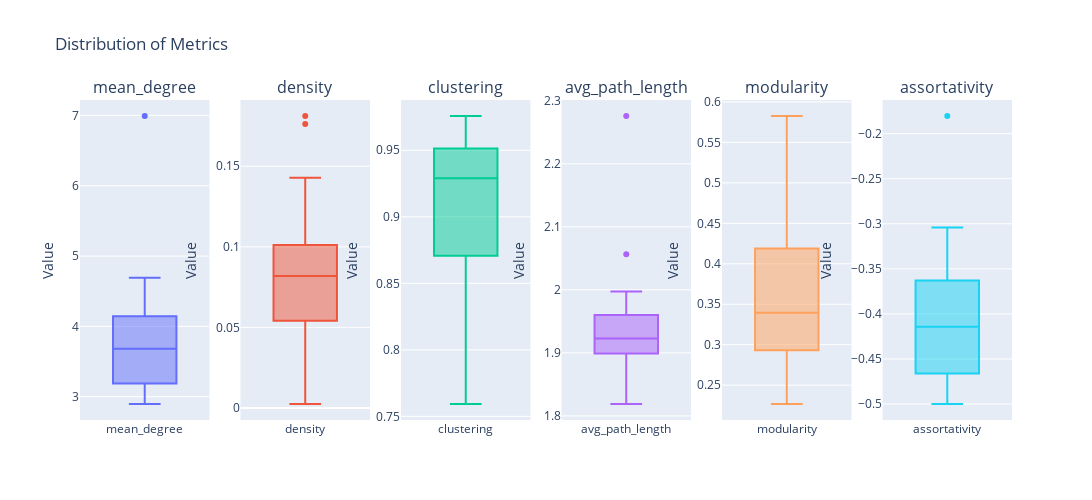

Source (notebook cell):
### Code cell
plot_component_metrics(
    components, 
    metrics_list=[
        "mean_degree", 
        "density", 
        "clustering", 
        "avg_path_length", 
        "modularity",
        "assortativity"
        ]
)

### Figure 1 — Plotly figure (JSON) as saved in the notebook; plotly's stock layout.template omitted (floating-point values rounded to 4 significant figures)
{"data": [{"name": "mean_degree", "type": "box", "xaxis": "x", "y": [4.294, 4.021, 6.992, 3.262, 4.124, 3.133, 4.517, 3.088, 3.782, 3.245, 4.692, 3.727, 3.636, 4.048, 3.062, 3.419, 2.897, 4.167, 3.0, 3.524], "yaxis": "y"}, {"name": "density", "type": "box", "xaxis": "x2", "y": [0.002495, 0.007155, 0.05549, 0.02696, 0.04296, 0.05311, 0.07925, 0.05514, 0.07003, 0.06241, 0.09201, 0.08668, 0.08457, 0.09872, 0.09879, 0.114, 0.1034, 0.1812, 0.1429, 0.1762], "yaxis": "y2"}, {"name": "clustering", "type": "box", "xaxis": "x3", "y": [0.8808, 0.7687, 0.8237, 0.9758, 0.8607, 0.967, 0.7593, 0.9536, 0.9473, 0.9615, 0.9462, 0.9464, 0.9085, 0.8906, 0.9491, 0.8834, 0.9668, 0.9469, 0.9117, 0.8297], "yaxis": "y3"}, {"name": "avg_path_length", "type": "box", "xaxis": "x4", "y": [1.998, 1.993, 1.945, 1.973, 2.276, 1.947, 2.056, 1.945, 1.93, 1.938, 1.908, 1.913, 1.915, 1.901, 1.901, 1.886, 1.897, 1.819, 1.857, 1.824], "yaxis": "y4"}, {"name": "modularity", "type": "box", "xaxis": "x5", "y": [0.5214, 0.454, 0.5826, 0.323, 0.4285, 0.2859, 0.3233, 0.2694, 0.408, 0.3114, 0.4744, 0.4001, 0.3726, 0.4091, 0.2638, 0.3113, 0.2268, 0.3558, 0.2369, 0.3006], "yaxis": "y5"}, {"name": "assortativity", "type": "box", "xaxis": "x6", "y": [-0.304, -0.3312, -0.1804, -0.4403, -0.4391, -0.4636, -0.4951, -0.4697, -0.3763, -0.4452, -0.3381, -0.3771, -0.3829, -0.3495, -0.4685, -0.4157, -0.5, -0.4129, -0.4748, -0.3925], "yaxis": "y6"}], "layout": {"annotations": [{"font": {"size": 16}, "showarrow": false, "text": "mean_degree", "x": 0.06944, "xanchor": "center", "xref": "paper", "y": 1, "yanchor": "bottom", "yref": "paper"}, {"font": {"size": 16}, "showarrow": false, "text": "density", "x": 0.2417, "xanchor": "center", "xref": "paper", "y": 1, "yanchor": "bottom", "yref": "paper"}, {"font": {"size": 16}, "showarrow": false, "text": "clustering", "x": 0.4139, "xanchor": "center", "xref": "paper", "y": 1, "yanchor": "bottom", "yref": "paper"}, {"font": {"size": 16}, "showarrow": false, "text": "avg_path_length", "x": 0.5861, "xanchor": "center", "xref": "paper", "y": 1, "yanchor": "bottom", "yref": "paper"}, {"font": {"size": 16}, "showarrow": false, "text": "modularity", "x": 0.7583, "xanchor": "center", "xref": "paper", "y": 1, "yanchor": "bottom", "yref": "paper"}, {"font": {"size": 16}, "showarrow": false, "text": "assortativity", "x": 0.9306, "xanchor": "center", "xref": "paper", "y": 1, "yanchor": "bottom", "yref": "paper"}], "height": 500, "showlegend": false, "title": {"text": "Distribution of Metrics"}, "width": 1200, "xaxis": {"anchor": "y", "domain": [0, 0.1389]}, "xaxis2": {"anchor": "y2", "domain": [0.1722, 0.3111]}, "xaxis3": {"anchor": "y3", "domain": [0.3444, 0.4833]}, "xaxis4": {"anchor": "y4", "domain": [0.5167, 0.6556]}, "xaxis5": {"anchor": "y5", "domain": [0.6889, 0.8278]}, "xaxis6": {"anchor": "y6", "domain": [0.8611, 1]}, "yaxis": {"anchor": "x", "domain": [0, 1], "title": {"text": "Value"}}, "yaxis2": {"anchor": "x2", "domain": [0, 1], "title": {"text": "Value"}}, "yaxis3": {"anchor": "x3", "domain": [0, 1], "title": {"text": "Value"}}, "yaxis4": {"anchor": "x4", "domain": [0, 1], "title": {"text": "Value"}}, "yaxis5": {"anchor": "x5", "domain": [0, 1], "title": {"text": "Value"}}, "yaxis6": {"anchor": "x6", "domain": [0, 1], "title": {"text": "Value"}}}}
